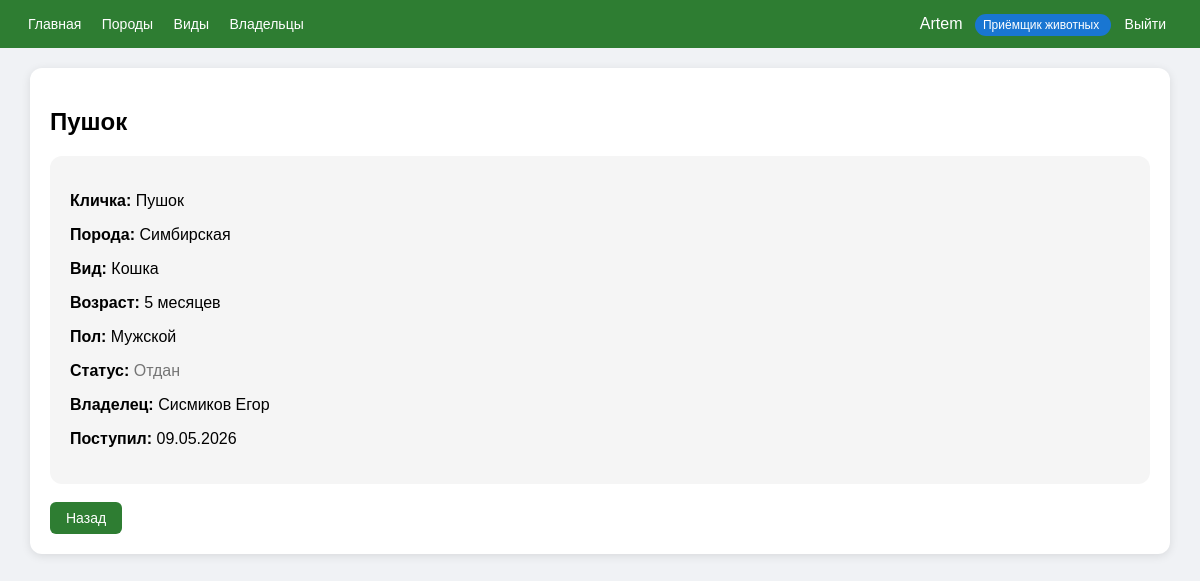
/1/ (signed in), run on the app's committed database.
### animals/models.py (models this page shows, shortened)
class UserProfile(models.Model):
    ROLE_CHOICES = [
        ('receiver', 'Приёмщик животных'),
        ('giver', 'Отдающий животных'),
    ]
    user = models.OneToOneField(
        User,
        on_delete=models.CASCADE,
        related_name='profile'
    )
    role = models.CharField(
        max_length=20,
        choices=ROLE_CHOICES,
        default='receiver',
        verbose_name="Роль"
    )
    phone = models.CharField(max_length=20, blank=True, verbose_name="Телефон")
    class Meta:
        verbose_name = "Профиль пользователя"
        verbose_name_plural = "Профили пользователей"

class Animal(models.Model):
    GENDER_CHOICES = [
        ('M', 'Мужской'),
        ('F', 'Женский'),
    ]
    STATUS_CHOICES = [
        ('available', 'Без владельца'),
        ('reserved', 'Забронирован'),
        ('adopted', 'Отдан'),
    ]
    name = models.CharField(max_length=100, verbose_name="Кличка")
    breed = models.ForeignKey(Breed, on_delete=models.CASCADE, verbose_name="Порода")
    age = models.IntegerField(verbose_name="Возраст (месяцы)")
    gender = models.CharField(max_length=1, choices=GENDER_CHOICES, verbose_name="Пол")
    owner = models.OneToOneField(
        Owner,
        on_delete=models.SET_NULL,
        null=True,
        blank=True,
        verbose_name="Владелец"
    )
    status = models.CharField(
        max_length=20,
        choices=STATUS_CHOICES,
        default='available',
        verbose_name="Статус"
    )
    created_at = models.DateTimeField(auto_now_add=True, verbose_name="Дата поступления")
    created_by = models.ForeignKey(
        User,
        on_delete=models.SET_NULL,
        null=True,
        verbose_name="Кто добавил"
    )
    adopted_by = models.ForeignKey(
        User,
        on_delete=models.SET_NULL,
        null=True,
        blank=True,
        related_name='adopted_animals',
        verbose_name="Кто отдал в семью"
    )
    class Meta:
        verbose_name = "Животное"
        verbose_name_plural = "Животные"
        permissions = [
            ("can_adopt_animal", "Может отдавать животных в семьи"),
            ("can_receive_animal", "Может принимать животных в приют"),
        ]

class Breed(models.Model):
    name = models.CharField(max_length=100, verbose_name="Название породы")
    species = models.ForeignKey(Species, on_delete=models.CASCADE, verbose_name="Вид")
    class Meta:
        verbose_name = "Порода"
        verbose_name_plural = "Породы"

class Species(models.Model):
    name = models.CharField(max_length=100, verbose_name="Название вида")
    class Meta:
        verbose_name = "Вид"
        verbose_name_plural = "Виды"

class Owner(models.Model):
    first_name = models.CharField(max_length=50, verbose_name="Имя")
    last_name = models.CharField(max_length=50, verbose_name="Фамилия")
    phone = models.CharField(max_length=20, verbose_name="Телефон")
    def __str__(self):
        return f"{self.last_name} {self.first_name}"
    class Meta:
        verbose_name = "Владелец"
        verbose_name_plural = "Владельцы"

### animals/views.py (the view)
# urls.py: path('<int:pk>/', views.AnimalDetailView.as_view(), name='animal_detail'),
class AnimalDetailView(LoginRequiredMixin, DetailView):
    model = Animal
    template_name = 'animals/animal_detail.html'
    context_object_name = 'animal'

### animals/templates/animals/animal_detail.html
{% extends 'base.html' %}
{% block content %}
<h2>{{ animal.name }}</h2>
<div style="background: #f5f5f5; padding: 20px; border-radius: 12px;">
    <p><strong>Кличка:</strong> {{ animal.name }}</p>
    <p><strong>Порода:</strong> {{ animal.breed.name }}</p>
    <p><strong>Вид:</strong> {{ animal.breed.species.name }}</p>
    <p><strong>Возраст:</strong> {{ animal.age }} месяцев</p>
    <p><strong>Пол:</strong> {{ animal.get_gender_display }}</p>
    <p><strong>Статус:</strong>
        {% if animal.status == 'available' %}<span class="avail">Без владельца</span>
        {% elif animal.status == 'reserved' %}<span class="reserved">Забронирован</span>
        {% else %}<span class="adopted">Отдан</span>{% endif %}
    </p>
    <p><strong>Владелец:</strong> {{ animal.owner|default:"Нет" }}</p>
    <p><strong>Поступил:</strong> {{ animal.created_at|date:"d.m.Y" }}</p>
</div>
<br>
<a href="
    {% if user.profile.role == 'receiver' %}
        {% url 'animal_list' %}
    {% else %}
        {% url 'animal_list_for_giver' %}
    {% endif %}
" class="btn">Назад</a>
{% endblock %}

### animals/templates/base.html (shortened to what this page needs)
<!DOCTYPE html>
<html>
<head>
</head>
<body>
    <div class="header">
        <div>
            <a href="/">Главная</a>
            {% if user.is_authenticated and user.profile.role == 'receiver' %}
                <a href="{% url 'breed_list' %}">Породы</a>
                <a href="{% url 'species_list' %}">Виды</a>
                <a href="{% url 'owner_list' %}">Владельцы</a>
            {% endif %}
        </div>
        <div>
            {% if user.is_authenticated %}
                {{ user.username }}
                <span class="badge {% if user.profile.role == 'giver' %}badge-giver{% endif %}">
                    {{ user.profile.get_role_display }}
                </span>
                <form method="post" action="{% url 'logout' %}" style="display: inline;">
                    <button>Выйти</button>
                </form>
            {% else %}
                <a href="{% url 'login' %}">Войти</a>
                <a href="{% url 'register' %}">Регистрация</a>
            {% endif %}
        </div>
    </div>
    <div class="container">
        {% block content %}{% endblock %}
    </div>
</body>
</html>

### animals/templates/base.html (style rules this page uses)
body { font-family: Arial, sans-serif; margin: 0; background: #f0f2f5; }
.header { background: #2e7d32; color: white; padding: 15px 20px; display: flex; justify-content: space-between; align-items: center; flex-wrap: wrap; }
.header a, .header button { color: white; text-decoration: none; margin: 0 8px; background: none; border: none; cursor: pointer; font-size: 14px; }
.container { max-width: 1100px; margin: 20px auto; background: white; padding: 20px; border-radius: 12px; box-shadow: 0 2px 10px rgba(0,0,0,0.1); }
.btn { display: inline-block; background: #2e7d32; color: white; padding: 8px 16px; border-radius: 6px; text-decoration: none; border: none; cursor: pointer; font-size: 14px; }
.adopted { color: #757575; }
.badge { background: #1976d2; padding: 4px 8px; border-radius: 12px; font-size: 12px; margin-left: 8px; }

### data on the page
Animal: name "Пушок", breed.name "Симбирская", breed.species.name "Кошка", age "5", gender "Мужской", owner "Сисмиков Егор", created_at "09.05.2026"

### other printed values
{{ user.username }} "Artem"
{{ user.profile.get_role_display }} "Приёмщик животных"
